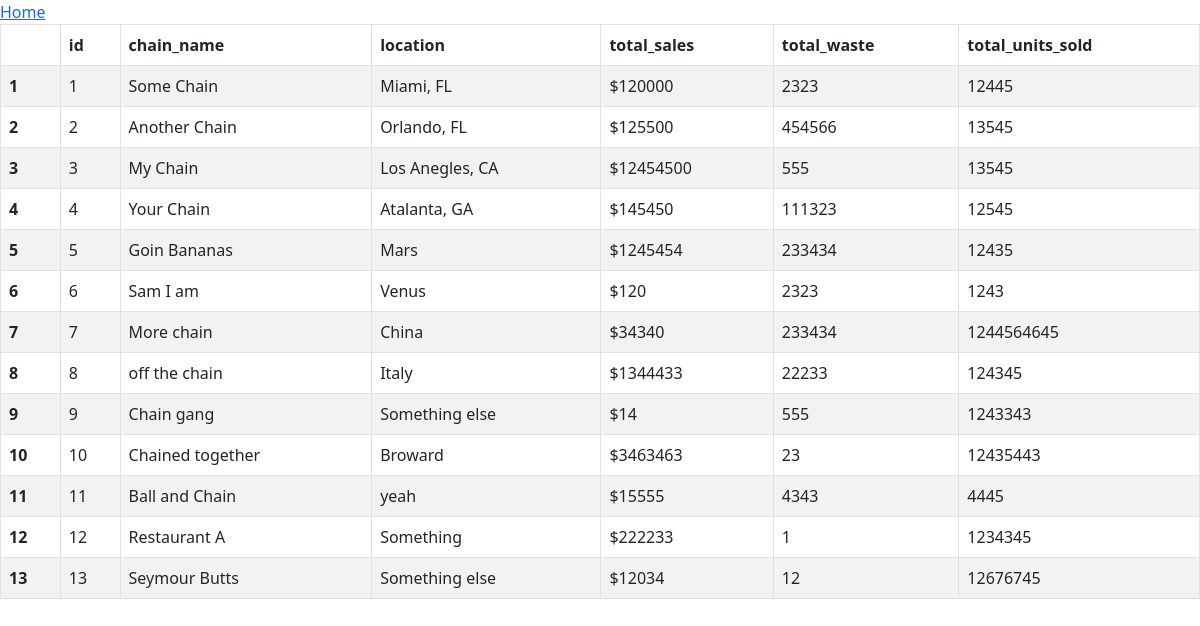
/index, run on the app's committed database.
### tables this page shows
CREATE TABLE random_data (
          id INTEGER PRIMARY KEY AUTOINCREMENT,
          chain_name TEXT NOT NULL,
          location TEXT,
          total_sales TEXT,
          total_waste TEXT,
          total_units_sold,
          UNIQUE(chain_name)
        );

### main.py (the view)
@app.route('/', methods=['GET'])
@app.route('/index')
def index():
    db_object = QDB('db/random_data.db')
    data_values = db_object.get_all_records()
    headers = db_object.get_column_names()
    return render_template(
        'index.html',
        headers=headers,
        data_values=data_values,
        title='Ze Table w00t!'
    )

### db/qdb.py (called while the page is built)
    def connect(self):
        log.debug(f'Connecting to {self.db_path}')
        try:
            self.connection = sqlite3.connect(self.db_path)
            log.debug('Connection succeeded!')
        except Error as e:
            log.error(f'Could not connect to database:\n{e}')
            sys.exit()

    def get_column_names(self):
        return list(map(lambda x: x[0], self.db_cursor.description))

    def get_all_records(self):
        log.debug('Retrieving all records.')
        try:
            if not self.db_cursor:
                self.db_cursor = self.connection.cursor()
            self.db_cursor.execute(Queries.SELECT_ALL.value)
            result = self.db_cursor.fetchall()
            log.debug('Success!')
            return result
        except Error as e:
            log.error(f'Unable to retrieve records:\n{e}')
            sys.exit()

### templates/index.html (shortened to what this page needs)
<!doctype html>
<html lang="en">
    <head>
    </head>
    <body>
        {% extends "base.html" %}
        {% block content %}
            <table class="table table-bordered table-striped">
                <thead class="thead-dark">
                    <tr>
                        <th scope="col">
                        {% for header in headers %}
                            <th scope="col">{{ header }}</th>
                        {% endfor %}
                    </tr>
                </thead>
                <tbody>
                    {% for row in data_values %}
                        <tr>
                            <th scope="row">{{ loop.index }}</th>
                            {% for value in row %}
                                <td>{{ value }}</td>
                            {% endfor %}
                        </tr>
                    {% endfor %}
                </tbody>
            </table>
        {% endblock content %}

### templates/base.html (shortened to what this page needs)
<!doctype html>
<html lang="en">
    <head>
        <link rel="stylesheet" href="{{ url_for('static', filename='css/bootstrap.min.css') }}">
        <link rel="stylesheet" href="{{ url_for('static', filename='css/style.css') }}">
    </head>
    <body>
        <div class="header">
            <a href="{{ url_for('index') }}">Home</a>
        </div>
        <div class="content">
            {% block content %}
            {% endblock content %}
        </div>
    </body>
</html>

### data on the page
random_data: row "1", chain_name "Some Chain", location "Miami, FL", total_sales "$120000", total_waste "2323", total_units_sold "12445"
random_data: row "2", chain_name "Another Chain", location "Orlando, FL", total_sales "$125500", total_waste "454566", total_units_sold "13545"
random_data: row "3", chain_name "My Chain", location "Los Anegles, CA", total_sales "$12454500", total_waste "555", total_units_sold "13545"
random_data: row "4", chain_name "Your Chain", location "Atalanta, GA", total_sales "$145450", total_waste "111323", total_units_sold "12545"
random_data: row "5", chain_name "Goin Bananas", location "Mars", total_sales "$1245454", total_waste "233434", total_units_sold "12435"
random_data: row "6", chain_name "Sam I am", location "Venus", total_sales "$120", total_waste "2323", total_units_sold "1243"
random_data: row "7", chain_name "More chain", location "China", total_sales "$34340", total_waste "233434", total_units_sold "1244564645"
random_data: row "8", chain_name "off the chain", location "Italy", total_sales "$1344433", total_waste "22233", total_units_sold "124345"
random_data: row "9", chain_name "Chain gang", location "Something else", total_sales "$14", total_waste "555", total_units_sold "1243343"
random_data: row "10", chain_name "Chained together", location "Broward", total_sales "$3463463", total_waste "23", total_units_sold "12435443"
random_data: row "11", chain_name "Ball and Chain", location "yeah", total_sales "$15555", total_waste "4343", total_units_sold "4445"
random_data: row "12" "1", chain_name "Restaurant A", location "Something", total_sales "$222233", total_units_sold "1234345"
random_data: row "13", chain_name "Seymour Butts", location "Something else", total_sales "$12034", total_waste "12", total_units_sold "12676745"

### other printed values
{{ header }} "id" "chain_name" "location" "total_sales" "total_waste" "total_units_sold"
